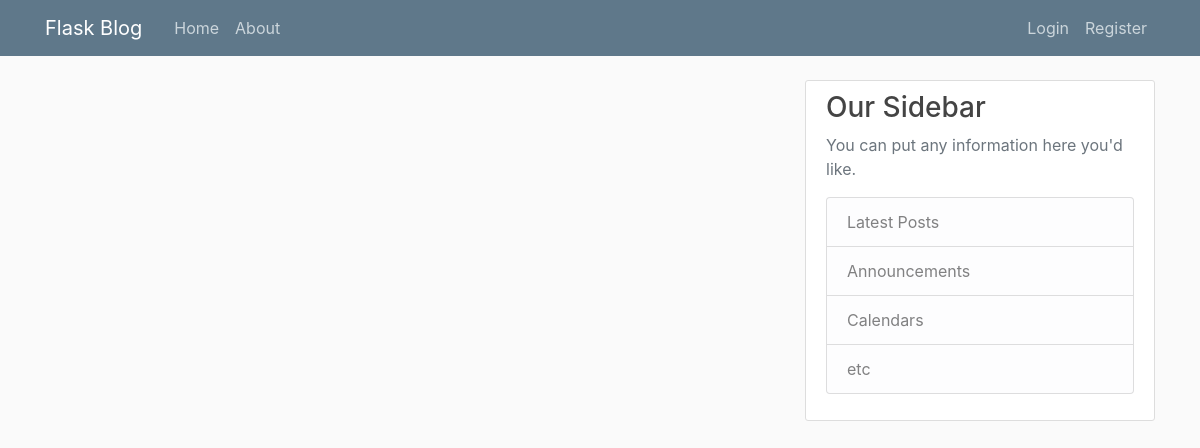
Page /home on the earlier database version.
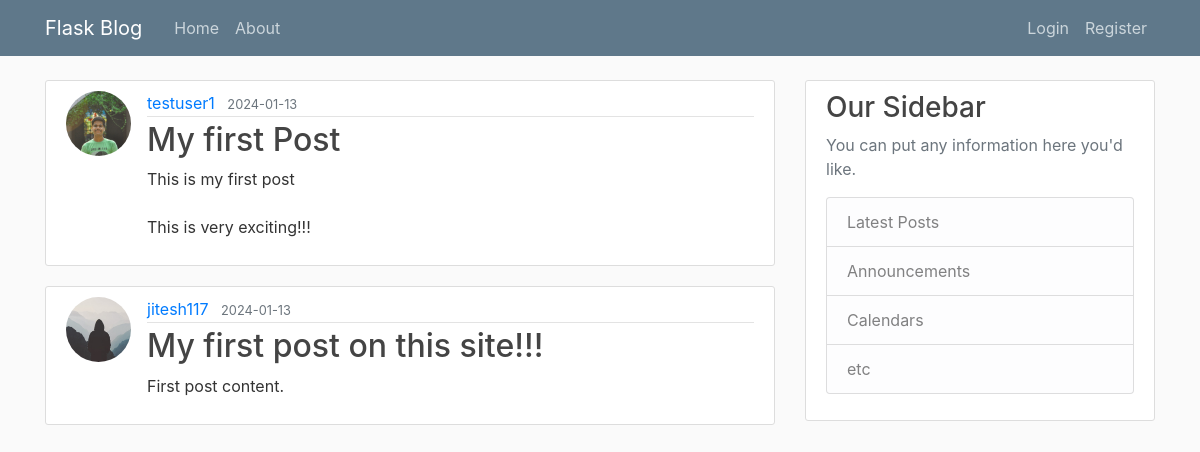
Same page on the later database version.
### flaskblog/models.py (models this page shows, shortened)
class Post(db.Model):
    id = db.Column(db.Integer, primary_key = True)
    title = db.Column(db.String(100), nullable = False)
    date_posted = db.Column(db.DateTime, nullable = False, default = datetime.utcnow)
    content = db.Column(db.Text, nullable = False)
    user_id = db.Column(db.Integer, db.ForeignKey('user.id'), nullable = False)

class User(db.Model, UserMixin):
    id = db.Column(db.Integer, primary_key = True)
    username = db.Column(db.String(20), unique = True, nullable = False)
    email = db.Column(db.String(120), unique = True, nullable = False)
    image_file = db.Column(db.String(20), nullable = False, default = 'default.jpeg')
    password = db.Column(db.String(60), nullable = False)
    posts = db.relationship('Post', backref = 'author', lazy = True)

### flaskblog/routes.py (the view)
@app.route("/")
@app.route("/home")
def home():
    posts = Post.query.all()
    return render_template('home.html', posts = posts)

### flaskblog/templates/home.html
{% extends "layout.html" %}
{% block content %}
    {% for post in posts %}
        <article class="media content-section">
          <img class="rounded-circle article-img" src="{{ url_for('static', filename='profile_pics/' + post.author.image_file) }}">
          <div class="media-body">
            <div class="article-metadata">
              <a class="mr-2" href="#">{{ post.author.username }}</a>
              <small class="text-muted">{{ post.date_posted.strftime('%Y-%m-%d') }}</small>
            </div>
            <h2><a class="article-title" href="{{ url_for('post', post_id=post.id) }}">{{ post.title }}</a></h2>
            <p class="article-content">{{ post.content }}</p>
          </div>
        </article>
    {% endfor %}
{% endblock content %}

### flaskblog/templates/layout.html (shortened to what this page needs)
<!DOCTYPE html>
<html>
<head>
    <link rel="stylesheet" href="https://maxcdn.bootstrapcdn.com/bootstrap/4.0.0/css/bootstrap.min.css">
    <link rel="stylesheet" type="text/css" href="{{ url_for('static', filename='main.css') }}">
</head>
<body>
    <header class="site-header">
      <nav class="navbar navbar-expand-md navbar-dark bg-steel fixed-top">
        <div class="container">
          <a class="navbar-brand mr-4" href="/">Flask Blog</a>
          <div class="collapse navbar-collapse" id="navbarToggle">
            <div class="navbar-nav mr-auto">
              <a class="nav-item nav-link" href="/">Home</a>
              <a class="nav-item nav-link" href="/about">About</a>
            </div>
            <div class="navbar-nav">
              {% if current_user.is_authenticated %}
                <a class="nav-item nav-link" href="{{ url_for('new_post') }}">New Post</a>
                <a class="nav-item nav-link" href="{{ url_for('account') }}">Account</a>
                <a class="nav-item nav-link" href="{{ url_for('logout') }}">Logout</a>
              {% else %}
                <a class="nav-item nav-link" href="{{ url_for('login') }}">Login</a>
                <a class="nav-item nav-link" href="{{ url_for('register') }}">Register</a>
              {% endif %}
            </div>
          </div>
        </div>
      </nav>
    </header>
    <main role="main" class="container">
      <div class="row">
        <div class="col-md-8">
          {% block content %}{% endblock %}
        </div>
        <div class="col-md-4">
          <div class="content-section">
            <h3>Our Sidebar</h3>
            <p class='text-muted'>You can put any information here you'd like.
              <ul class="list-group">
                <li class="list-group-item list-group-item-light">Latest Posts</li>
                <li class="list-group-item list-group-item-light">Announcements</li>
                <li class="list-group-item list-group-item-light">Calendars</li>
                <li class="list-group-item list-group-item-light">etc</li>
              </ul>
            </p>
          </div>
        </div>
      </div>
    </main>
</body>
</html>

### flaskblog/static/main.css (style rules this page uses)
body { background: #fafafa; color: #333333; margin-top: 5rem; }
h1, h2, h3, h4, h5, h6 { color: #444444; }
.bg-steel { background-color: #5f788a; }
.site-header .navbar-nav .nav-link { color: #cbd5db; }
.content-section { background: #ffffff; padding: 10px 20px; border: 1px solid #dddddd; border-radius: 3px; margin-bottom: 20px; }
.article-title { color: #444444; }
.article-content { white-space: pre-line; }
.article-img { height: 65px; width: 65px; margin-right: 16px; }
.article-metadata { padding-bottom: 1px; margin-bottom: 4px; border-bottom: 1px solid #e3e3e3 }

Differences in the rows shown:
added Post: image_file (picture), author.username "testuser1", date_posted "2024-01-13", title "My first Post", content "This is my first post This is very exciting!!!"
added Post: image_file (placeholder picture), author.username "jitesh117", date_posted "2024-01-13", title "My first post on this site!!!", content "First post content."
